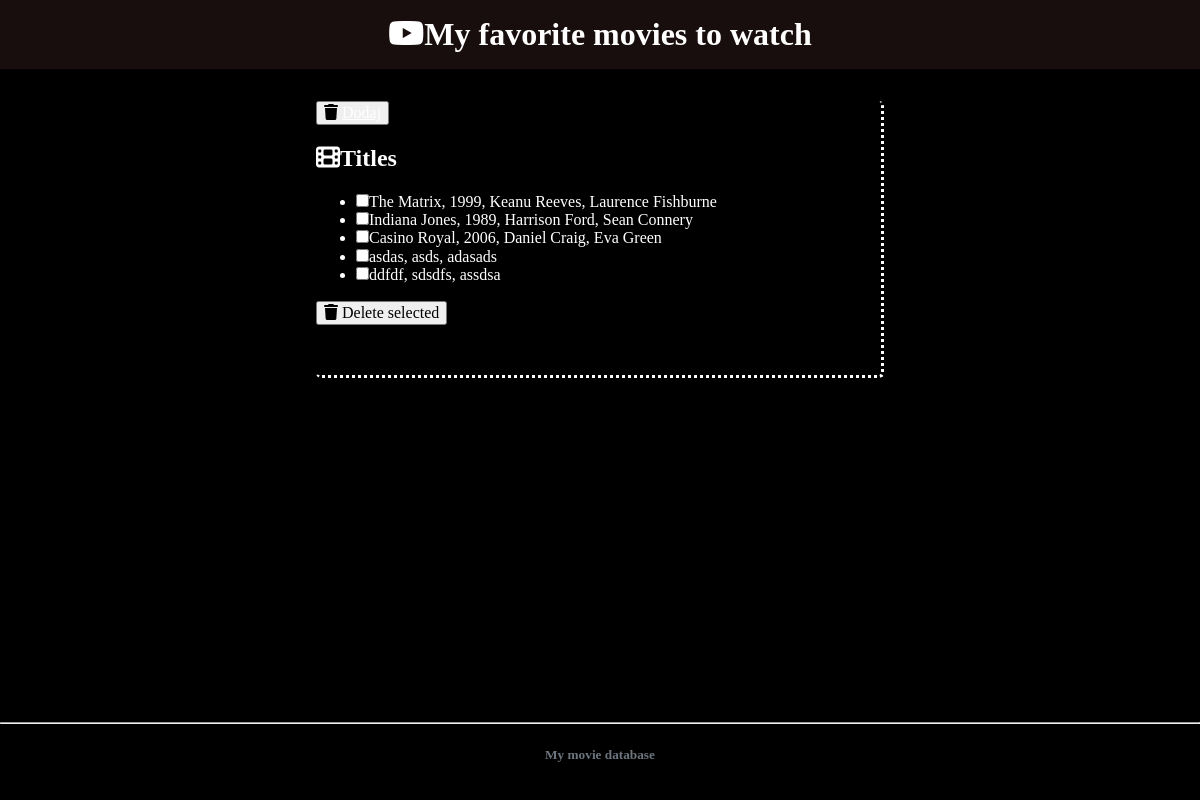
The page / on the database its author committed.
### tables this page shows
CREATE TABLE "movies" (ID INTEGER PRIMARY KEY, title TEXT, year INTEGER, actors TEXT);

### app.py (the view, shortened to what this page needs)
@app.route('/', methods=['GET', 'POST'])
def home():  # put application's code here
   db = sqlite3.connect('movies.db')
   cursor = db.cursor()
   cursor.execute('SELECT * FROM movies')
   lista=[]
   for row in cursor.fetchall():
        lista.append(row)
   return render_template('home.html', movies = lista)

### templates/home.html (shortened to what this page needs)
<!DOCTYPE html>
<head>
<link rel="stylesheet" href="https://cdnjs.cloudflare.com/ajax/libs/normalize/8.0.1/normalize.css">
<link rel="stylesheet" href="https://cdnjs.cloudflare.com/ajax/libs/milligram/1.4.1/milligram.css">
<link rel="stylesheet" href="https://cdnjs.cloudflare.com/ajax/libs/font-awesome/6.7.1/css/all.min.css" />
<link rel="stylesheet" href="{{ url_for('static', filename='style.css') }}">
</head>
<body>
    <header>
        <div class="container">
            <h1><i class="fa-brands fa-youtube"></i>My favorite movies to watch</h1>
        </div>
    </header>
    <main>
        <div class="container" >
            <div class="row" id="srodek">
                <div class="col" id="lewastrona">
<button id="dodaj" ><i class="fa-solid fa-trash"></i>
                        <a href="addMovie"> Dodaj </a></button>
                 <form method="POST">
                    <h2><i class="fa-solid fa-film"></i>Titles</h2>
                  <ul id="movielist">
                {% for movie in movies %}
                    <li><input type="checkbox" name="movieToRemove" value="{{ movie[0] }}">{{ movie[1] }}, {{ movie[2] }}, {{ movie[3] }}</li>
                {% endfor %}
                </ul>
            <button type="submit" name="usun" value="yes" > <i class="fa-solid fa-trash"></i>
                Delete selected</button>
                      </form>
                </div>
            </div>
        </div>
    </main>
    <footer>
        <div class="container">
            <hr>
             <h5> My movie database</h5>
        </div>
    </footer>
</body>
</html>

### static/style.css (style rules this page uses)
body { display: flex; flex-direction: column; min-height: 100vh; background-color: black; color:white; }
header { background-color: #190e0e; color: white; padding: 1rem 0; }
header h1 { margin: 0; text-align: center; }
main { flex: 1; padding: 2rem; }
footer { background-color: #f8f9fa; color: #6c757d; background-color: black; padding: 1rem 0; text-align: center; }
#srodek { width: 50%; margin-left: auto; margin-right: auto; }
#lewastrona { padding-right: 50px; padding-bottom: 50px; border-radius: 5px; border-style: dotted; border-top: none; border-left: none; }
#dodaj a { color: white; }

### rows shown on the page
movies: title "The Matrix", year "1999", actors "Keanu Reeves, Laurence Fishburne"
movies: title "Indiana Jones", year "1989", actors "Harrison Ford, Sean Connery"
movies: title "Casino Royal", year "2006", actors "Daniel Craig, Eva Green"
movies: title "asdas", year "asds", actors "adasads"
movies: title "ddfdf", year "sdsdfs", actors "assdsa"
